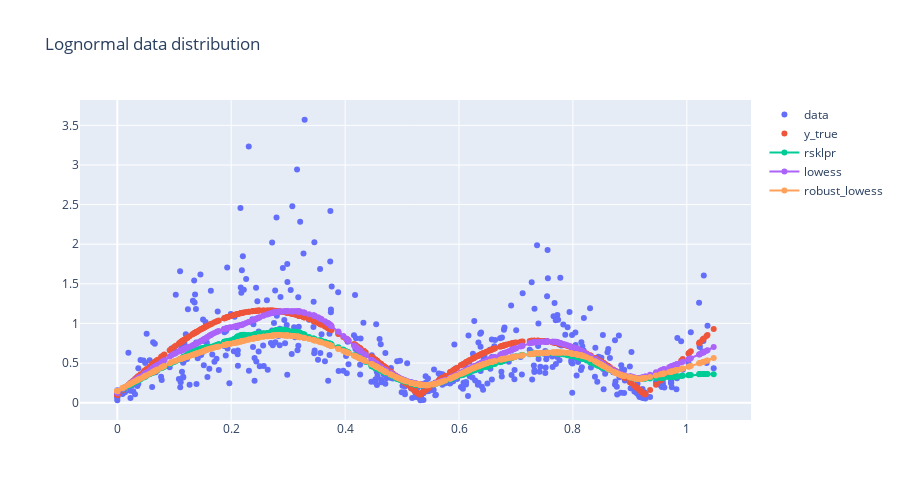
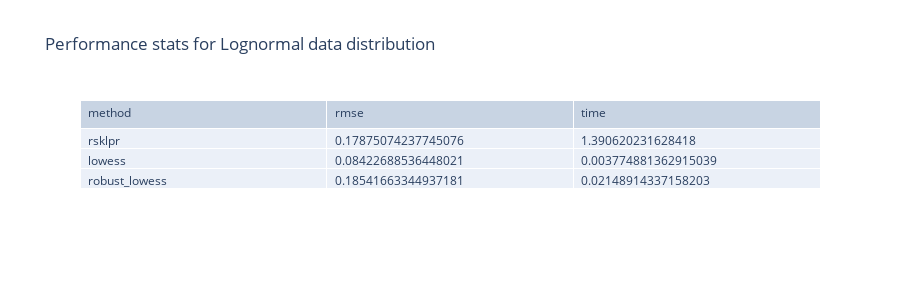

Source (notebook cell) for these figures, in order:
### Code cell
x, y, y_true = benchmark_curve_lognormal(num_points=500)
fraction_neighbours: float = 0.2

size_neighborhood = {
    "rsklpr": int(fraction_neighbours * x.shape[0]),
    "lowess": int(fraction_neighbours * x.shape[0]),
    "robust_lowess": int(fraction_neighbours * x.shape[0]),
}

result, stats = benchmark_data(
    x=x,
    y=y,
    y_true=y_true,
    k2="conden",
    size_neighborhood=size_neighborhood,
    num_points=x.shape[0],
    bw1="normal_reference",
    bw2="normal_reference",
    methods=list(size_neighborhood.keys()),
)

clear_output()
plot_results(x=x, y=y, y_true=y_true, estimates=result, title="Lognormal data distribution")
plot_stats(stats=stats, title="Lognormal data distribution")

### Figure 1 — Plotly figure (JSON) as saved in the notebook; plotly's stock layout.template omitted (floating-point values rounded to 4 significant figures; data arrays with more than 128 entries replaced by an {"elided": "..."} marker saying what was removed)
{"data": [{"mode": "markers", "name": "data", "x": {"elided": "500 float values"}, "y": {"elided": "500 float values"}, "type": "scatter"}, {"mode": "markers", "name": "y_true", "x": {"elided": "500 float values"}, "y": {"elided": "500 float values"}, "type": "scatter"}, {"mode": "lines+markers", "name": "rsklpr", "x": {"elided": "500 float values"}, "y": {"elided": "500 float values"}, "type": "scatter"}, {"mode": "lines+markers", "name": "lowess", "x": {"elided": "500 float values"}, "y": {"elided": "500 float values"}, "type": "scatter"}, {"mode": "lines+markers", "name": "robust_lowess", "x": {"elided": "500 float values"}, "y": {"elided": "500 float values"}, "type": "scatter"}], "layout": {"autosize": true, "height": 500, "title": {"text": "Lognormal data distribution"}}}

### Figure 2 — Plotly figure (JSON) as saved in the notebook; plotly's stock layout.template omitted (floating-point values rounded to 4 significant figures)
{"data": [{"cells": {"align": "left", "values": [["rsklpr", "lowess", "robust_lowess"], [0.1788, 0.08423, 0.1854], [1.391, 0.003775, 0.02149]]}, "header": {"align": "left", "values": ["method", "rmse", "time"]}, "type": "table"}], "layout": {"autosize": true, "height": 300, "title": {"text": "Performance stats for Lognormal data distribution"}}}
